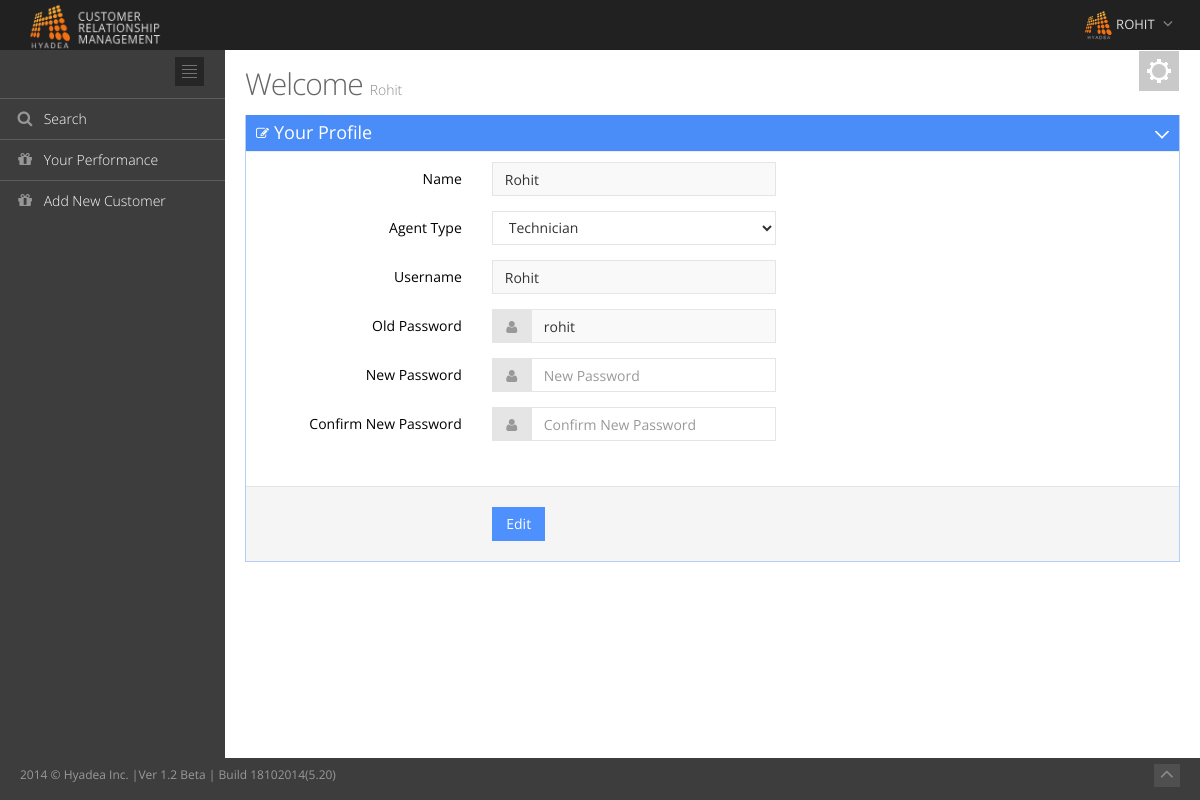
/profile_new.php (signed in), run on the app's committed database.
### tables this page shows
CREATE TABLE IF NOT EXISTS `users` (
  `id` int(11) NOT NULL AUTO_INCREMENT,
  `username` varchar(50) NOT NULL,
  `agent_type` int(2) NOT NULL,
  `email` varchar(200) NOT NULL,
  `password` varchar(15) NOT NULL,
  PRIMARY KEY (`id`)
);

### profile_new.php (the view, shortened to what this page needs)
<?php
    include('includes/l_header.php');
    $query = mysql_query("SELECT * FROM `users` WHERE `username` = '".$_SESSION['username']."'");
    $result = mysql_fetch_array($query);
?>
<body class="page-header-fixed">
<?php  include('includes/main_header.php');?>
<div class="page-container">
	<?php include_once('includes/left_sidebar.php');?>
	<div class="page-content-wrapper">
		<div class="page-content">
			<?php include_once('includes/setting.php'); ?>
			<div class="row">
				<div class="col-md-12">
					<h3 class="page-title">
                                            Welcome <small><?php echo ucfirst($_SESSION['username']);?></small>
					</h3>
				</div>
			</div>
    <div class="row">
    <div class="col-md-12">
                    <div class="portlet box blue">
                            <div class="portlet-title">
                                <div class="caption">
                                        <i class="fa fa-edit"></i>Your Profile
                                </div>
                                <div class="tools">
                                        <a href="javascript:;" class="collapse">
                                        </a>
                                </div>
                            </div>
                            <div class="portlet-body form">
                                <form class="form-horizontal" id=""  method="POST"  action="#">
                                    <div class="form-body">
                                        <div class="form-group">
                                            <label class="col-md-3 control-label">Name</label>
                                            <div class="col-md-4">
                                                <input name="name" id="name" data-required="1" value="<?php echo ucfirst($result['username']); ?>" class="form-control" type="text" readonly="readonly">
                                            </div>
                                        </div>
                                        <div class="form-group">
                                            <label class="col-md-3 control-label">Agent Type</label>
                                            <div class="col-md-4">
                                                <select name="agent_type" class="form-control">
                                                    <option value="1" <?php if ($result['agent_type'] === '1'){ echo 'selected="selected"';}?> >Technician </option>
                                                </select>
                                            </div>
                                        </div>
                                        <div class="form-group">
                                            <label class="col-md-3 control-label">Username</label>
                                            <div class="col-md-4">
                                                <input name="username" id="username" class="form-control" value="<?php echo $result['username']; ?>" type="text" readonly="readonly">
                                            </div>
                                        </div>
                                        <div class="form-group">
                                            <label class="col-md-3 control-label">Old Password</label>
                                            <div class="col-md-4">
                                                <div class="input-group">
                                                    <span class="input-group-addon">
                                                        <i class="fa fa-user"></i>
                                                    </span>
                                                    <input name="oldpassword" id="oldpassword" class="form-control" value="<?php echo $result['password']; ?>" type="text" readonly="readonly">
                                                </div>
                                            </div>
                                        </div>
                                        <div class="form-group">
                                            <label class="col-md-3 control-label">New Password</label>
                                            <div class="col-md-4">
                                                <div class="input-group">
                                                    <span class="input-group-addon">
                                                        <i class="fa fa-user"></i>
                                                    </span>
                                                    <input name="newpassword" id="newpassword" class="form-control" type="password" placeholder="New Password">
                                                </div>
                                                </div>
                                        </div>
                                        <div class="form-group">
                                            <label class="col-md-3 control-label">Confirm New Password</label>
                                            <div class="col-md-4">
                                                <div class="input-group">
                                                    <span class="input-group-addon">
                                                        <i class="fa fa-user"></i>
                                                    </span>
                                                    <input name="cnewpassword" id="cnewpassword" class="form-control" type="password" placeholder="Confirm New Password">
                                                </div>
                                            </div>
                                        </div>
                                    </div>
                                    <div class="form-actions fluid">
                                        <div class="col-md-offset-3 col-md-9">
                                            <button class="btn blue" name="edit" type="submit">Edit</button>
                                        </div>
                                    </div>
                                </form>
                            </div>
                    </div>
            </div>
          </div>
        </div>
			</div>
		</div>
<?php include('includes/footer.php');?>

### assets/css/style-metronic.css (style rules this page uses)
div, input, select, textarea, span, img, table, td, th, p, a, button, ul, code, pre, li { -webkit-border-radius: 0 !important; -moz-border-radius: 0 !important; border-radius: 0 !important; }
.btn { border-width: 0; padding: 7px 14px; font-size: 14px; outline: none !important; -webkit-box-shadow: none !important; -moz-box-shadow: none !important; box-shadow: none !important; -webkit-border-radius: 0 !important; -moz-border-radius: 0 !important; border-radius: 0 !important; text-shadow: none; }
.btn.blue { color: white; text-shadow: none; background-color: #4d90fe; }
label { font-weight: 400; font-size: 14px; }
.form-control { font-size: 14px; font-weight: normal; color: #333333; background-color: #ffffff; border: 1px solid #e5e5e5; border-radius: 0; -webkit-box-shadow: none; box-shadow: none; -webkit-transition: border-color ease-in-out .15s, box-shadow ease-in-out .15s; transition: border-color ease-in-out .15s, box-shadow ease-in-out .15s; }
.form-control[disabled], .form-control[readonly], fieldset[disabled] .form-control { cursor: not-allowed; background-color: #eeeeee; }
input[readonly], select[readonly], textarea[readonly] { cursor: not-allowed; background-color: #F9F9F9 !important; }
.input-group-addon { border-color: #e5e5e5; background: #e5e5e5; min-width: 39px; }
.input-group-addon > i { color: #999; }

### assets/css/style-responsive.css (style rules this page uses)
@media (min-width: 992px) { .page-content-wrapper { float: left; width: 100%; } }
@media (min-width: 992px) { .page-content { margin-left: 225px; margin-top: 0px; min-height: 600px; padding: 25px 20px 20px 20px; } }

### assets/css/themes/default.css (style rules this page uses)
body { background-color: #3d3d3d !important; }

### data on the page
users: name "Rohit", agent_type "Technician", username "Rohit", oldpassword "rohit"

### other printed values
$_SESSION['username'] "Rohit"
